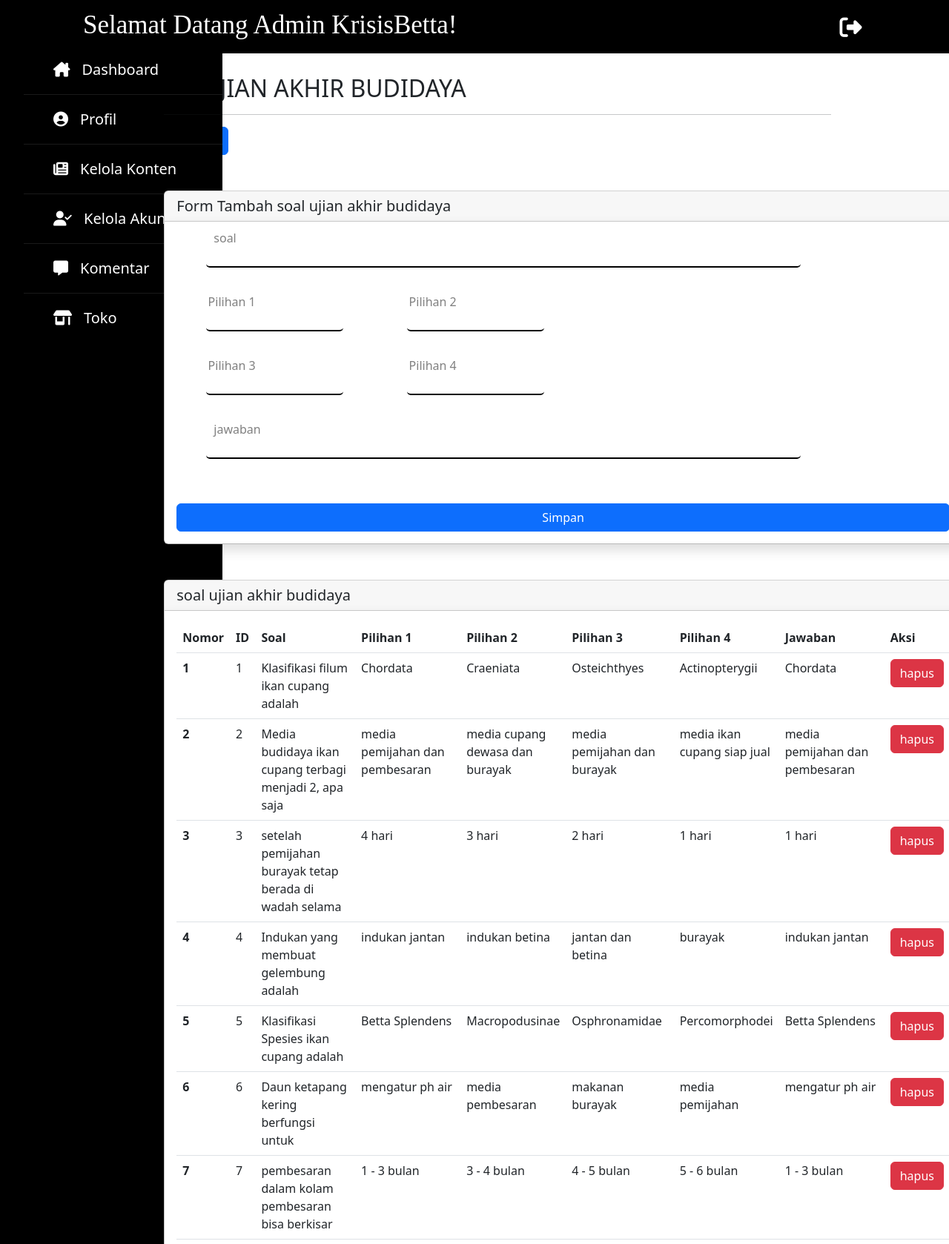
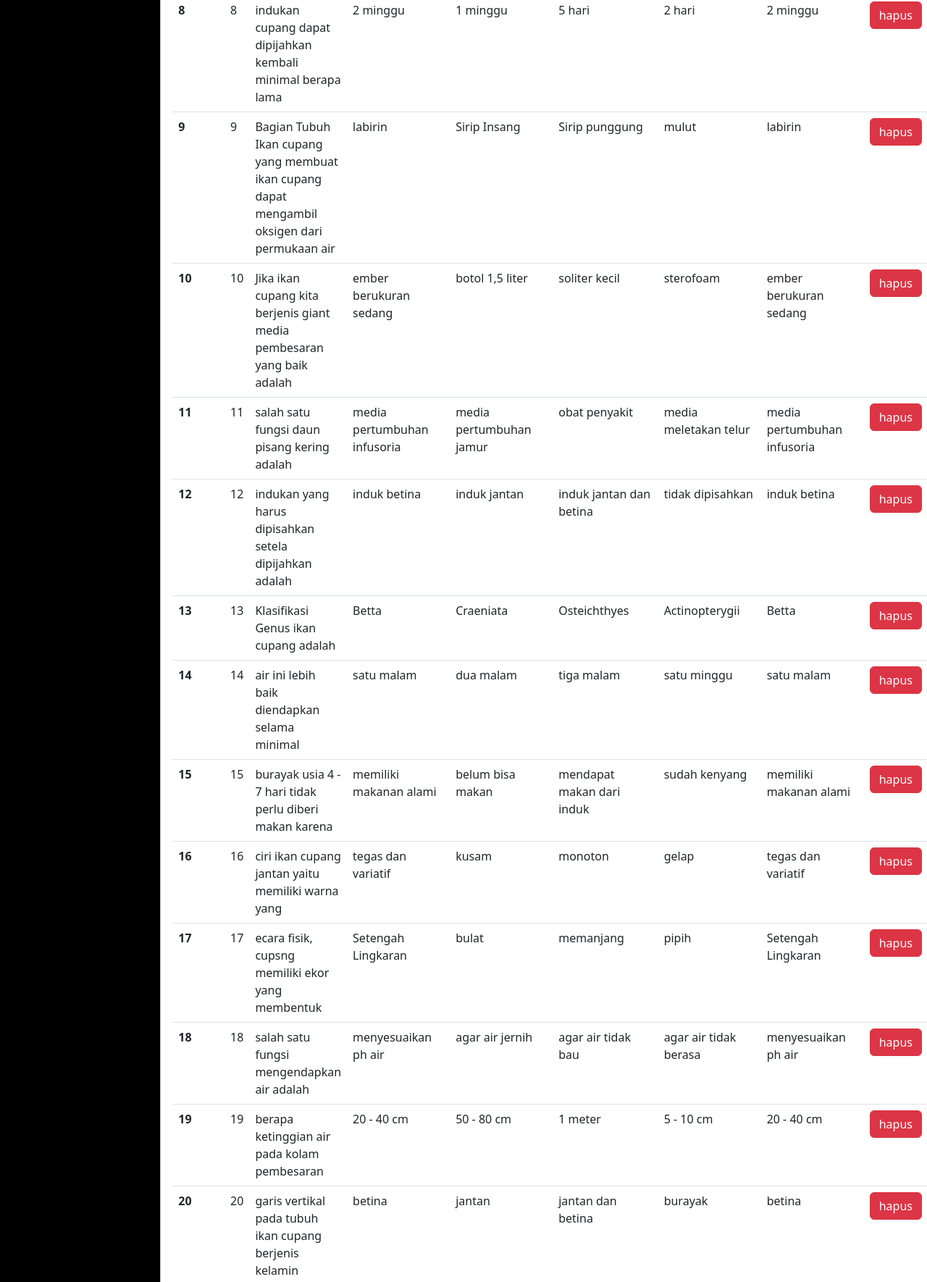
Screenshot of /program/admin/soal-ujianakhir.php (upper part) with the database file from the repository (2 pictures, top to bottom).
### tables this page shows
CREATE TABLE `ujian_akhir_budidaya` (
  `id` int(11) NOT NULL,
  `soal` varchar(100) DEFAULT NULL,
  `pilihan1` varchar(40) DEFAULT NULL,
  `pilihan2` varchar(40) DEFAULT NULL,
  `pilihan3` varchar(40) DEFAULT NULL,
  `pilihan4` varchar(40) DEFAULT NULL,
  `jawaban` varchar(40) DEFAULT NULL
);

### program/admin/fungsi-admin.php (called while the page is built, shortened)
<?php
$koneksi = mysqli_connect("localhost","root","","kkp");
function query($query) {
    global $koneksi;
    $result = mysqli_query($koneksi, $query);
    $rows = [];
    while( $row = mysqli_fetch_assoc($result) ) {
        $rows[] = $row;
    }
    return $rows;
}
?>

### program/admin/soal-ujianakhir.php (the view, shortened to what this page needs)
<?php
    require "fungsi-admin.php";
    $admin = query("SELECT * FROM ujian_akhir_budidaya");
?>
<!doctype html>
<html lang="en">
    <head>
        <link rel="stylesheet" type="text/css" href="admin.css">
        <link rel="stylesheet" type="text/css" href="sidebar.css">
        <link rel="stylesheet" type="text/css" href="fontawesome/css/all.css">
        <link href="https://cdn.jsdelivr.net/npm/bootstrap@5.2.0-beta1/dist/css/bootstrap.min.css" rel="stylesheet">
    </head>
    <body>
        <nav class="navbar navbar-expand-lg bg-black mx-auto fixed-top">
            <div class="container-fluid">
                <p class="h1">
                    <a class="navbar-brand text-white" href="dashboard-admin.php" style="font-size:35px; margin-left: 100px;">Selamat Datang Admin KrisisBetta!</a>
                </p>
                <div class="collapse navbar-collapse" id="navbarNavDropdown">
                    <a href="keluar-admin.php" onclick="return confirm('Apakah Anda Yakin Untuk Keluar?!')">
                        <span style="margin-left:500px; font-size:30px;"><i class="fa-solid fa-right-from-bracket text-white"></i></span>
                    </a>
                </div>
            </div>
        </nav>
        <div class="container-sm">
            <div class="row">
                <div class="col" style="width:30rem;">
                    <div class="sidebar">
                        <ul>
                            <li><a href="dashboard-admin.php"><i class="fa-solid fa-house-chimney"></i>Dashboard</a></li>
                            <li><a href="dashboard-admin-profil.php"><i class="fa-solid fa-circle-user"></i>Profil</a></li>
                            <li><a href="dashboard-admin-konten.php"><i class="fa-solid fa-newspaper"></i>Kelola Konten</a></li>
                            <li><a href="dashboard-admin-akunadmin.php"><i class="fa-solid fa-user-check"></i>Kelola Akun</a></li>
                            <li><a href="dashboard-admin-kelolakomentar.php"><i class="fa-solid fa-message"></i></i>Komentar</a></li>
                            <li><a href="dashboard-admin-toko.php"><i class="fa-solid fa-shop"></i>Toko</a></li>
                        </ul>
                    </div>
                </div>
                <div class="col" id="kol-dashboard" style="margin-right: -100px;">
                    <div class="row" id="header-dashboard">
                        <div class="col">
                            <span>
                                <h2><i class="fa-solid fa-newspaper"></i>UJIAN AKHIR BUDIDAYA</h2>
                                <hr style="width:900px;">
                            </span>
                        </div>
                    </div>
                    <a class="btn btn-primary me-5" href="dashboard-admin-keloladatapelatihan.php" role="button">Kembali</a>
                    <div class="card mt-5">
                        <h5 class="card-header">Form Tambah soal ujian akhir budidaya</h5>
                        <div class="card-body shadow">
                            <form action="" method="post">
                                <div class="kotak-isian">
                                    <input type="text" name="soal" class="form-info">
                                    <label for="" class="label-form-info">soal</label>
                                </div>
                                <table>
                                    <tr>
                                        <td>
                                            <div class="kotak-isian">
                                                <input type="text" name="pilihan1" class="form-info">
                                                <label for="" class="label-form-info">Pilihan 1</label>
                                            </div>
                                        </td>
                                        <td>
                                            <div class="kotak-isian">
                                                <input type="text" name="pilihan2" class="form-info">
                                                <label for="" class="label-form-info">Pilihan 2</label>
                                            </div>
                                        </td>
                                    </tr>
                                    <tr>
                                        <td>
                                            <div class="kotak-isian">
                                                <input type="text" name="pilihan3" class="form-info">
                                                <label for="" class="label-form-info">Pilihan 3</label>
                                            </div>
                                        </td>
                                        <td>
                                            <div class="kotak-isian">
                                                <input type="text" name="pilihan4" class="form-info">
                                                <label for="" class="label-form-info">Pilihan 4</label>
                                            </div>
                                        </td>
                                    </tr>
                                </table>
                                <div class="kotak-isian">
                                    <input type="text" name="jawaban" class="form-info">
                                    <label for="" class="label-form-info">jawaban</label>
                                </div>
                                <div class="d-grid gap-2">
                                    <button class="btn btn-primary" type="submit" name="submit">Simpan</button>
                                </div>
                            </form>
                        </div>
                    </div>
                    <div class="card mt-5">
                        <h5 class="card-header">soal ujian akhir budidaya</h5>
                        <div class="card-body shadow">
                            <table class="table">
                                <thead>
                                    <tr>
                                        <th scope="col">Nomor</th>
                                        <th scope="col">ID</th>
                                        <th scope="col">Soal</th>
                                        <th scope="col">Pilihan 1</th>
                                        <th scope="col">Pilihan 2</th>
                                        <th scope="col">Pilihan 3</th>
                                        <th scope="col">Pilihan 4</th>
                                        <th scope="col">Jawaban</th>
                                        <th scope="col">Aksi</th>
                                    </tr>
                                </thead>
                                <tbody>
                                    <?php $i = 1; ?>
                                    <?php foreach ($admin as $data) : ?>
                                    <tr>
                                        <th scope="row"><?=$i;?></th>
                                        <td><?=$data["id"];?></td>
                                        <td><?=$data["soal"];?></td>
                                        <td><?=$data["pilihan1"];?></td>
                                        <td><?=$data["pilihan2"];?></td>
                                        <td><?=$data["pilihan3"];?></td>
                                        <td><?=$data["pilihan4"];?></td>
                                        <td><?=$data["jawaban"];?></td>
                                        <td>
                                            <button type="button" class="btn btn-danger">hapus</button>
                                        </td>
                                    </tr>
                                    <?php $i++;?>
                                    <?php endforeach;?>
                                </tbody>
                            </table>
                        </div>
                    </div>
                </div>
            </div>
        </div>
    </body>
</html>

### program/admin/admin.css (style rules this page uses)
.h1 { font-family: cooper black; text-align: center; }
.kotak-isian { margin-left: 40px; position: relative; margin-top: 20px; }
.d-grid.gap-2 { margin-top: 20px; }
.form-info { width: 80%; margin-bottom: 40px; border: none; outline: none; border-radius: 5px; border-bottom: 2px solid black; background-color: transparent; }
.label-form-info { position: absolute; top: 2%; left: 1%; transition: .3s; font-weight: 500; color: grey; }
.kotak-isian .form-info:focus ~ .label-form-info, .kotak-isian .form-info:valid ~ .label-form-info { top: -40%; }
.label-form-info::after { top: -40%; }
#kol-dashboard { margin-left: -600px; margin-bottom: 100px; }
#header-dashboard { margin-top: 100px; }

### program/admin/sidebar.css (style rules this page uses)
* { padding: 0; margin: 0; list-style: none; text-decoration: none; }
body { font-family: 'Roboto', sans-serif; }
.sidebar { position: fixed; left: 0px; top: 60px; width: 300px; height: 100%; background: #000000; transition: all .5s ease; }
.sidebar ul a { display: block; height: 100%; width: 100%; line-height: 65px; font-size: 20px; color: white; padding-left: 40px; box-sizing: border-box; border-bottom: 1px solid black; border-top: 1px solid rgba(255,255,255,.1); transition: .4s; text-decoration: none; }
.sidebar ul a i { margin-right: 16px; }

### rows the page displays
ujian_akhir_budidaya: id "1", soal "Klasifikasi filum ikan cupang adalah", pilihan1 "Chordata", pilihan2 "Craeniata", pilihan3 "Osteichthyes", pilihan4 "Actinopterygii", jawaban "Chordata"
ujian_akhir_budidaya: id "2", soal "Media budidaya ikan cupang terbagi menjadi 2, apa saja", pilihan1 "media pemijahan dan pembesaran", pilihan2 "media cupang dewasa dan burayak", pilihan3 "media pemijahan dan burayak", pilihan4 "media ikan cupang siap jual", jawaban "media pemijahan dan pembesaran"
ujian_akhir_budidaya: id "3", soal "setelah pemijahan burayak tetap berada di wadah selama", pilihan1 "4 hari", pilihan2 "3 hari", pilihan3 "2 hari", pilihan4 "1 hari", jawaban "1 hari"
ujian_akhir_budidaya: id "4", soal "Indukan yang membuat gelembung adalah", pilihan1 "indukan jantan", pilihan2 "indukan betina", pilihan3 "jantan dan betina", pilihan4 "burayak", jawaban "indukan jantan"
ujian_akhir_budidaya: id "5", soal "Klasifikasi Spesies ikan cupang adalah", pilihan1 "Betta Splendens", pilihan2 "Macropodusinae", pilihan3 "Osphronamidae", pilihan4 "Percomorphodei", jawaban "Betta Splendens"
ujian_akhir_budidaya: id "6", soal "Daun ketapang kering berfungsi untuk", pilihan1 "mengatur ph air", pilihan2 "media pembesaran", pilihan3 "makanan burayak", pilihan4 "media pemijahan", jawaban "mengatur ph air"
ujian_akhir_budidaya: id "7", soal "pembesaran dalam kolam pembesaran bisa berkisar", pilihan1 "1 - 3 bulan", pilihan2 "3 - 4 bulan", pilihan3 "4 - 5 bulan", pilihan4 "5 - 6 bulan", jawaban "1 - 3 bulan"
ujian_akhir_budidaya: id "8", soal "indukan cupang dapat dipijahkan kembali minimal berapa lama", pilihan1 "2 minggu", pilihan2 "1 minggu", pilihan3 "5 hari", pilihan4 "2 hari", jawaban "2 minggu"
ujian_akhir_budidaya: id "9", soal "Bagian Tubuh Ikan cupang yang membuat ikan cupang dapat mengambil oksigen dari permukaan air", pilihan1 "labirin", pilihan2 "Sirip Insang", pilihan3 "Sirip punggung", pilihan4 "mulut", jawaban "labirin"
ujian_akhir_budidaya: id "10", soal "Jika ikan cupang kita berjenis giant media pembesaran yang baik adalah", pilihan1 "ember berukuran sedang", pilihan2 "botol 1,5 liter", pilihan3 "soliter kecil", pilihan4 "sterofoam", jawaban "ember berukuran sedang"
ujian_akhir_budidaya: id "11", soal "salah satu fungsi daun pisang kering adalah", pilihan1 "media pertumbuhan infusoria", pilihan2 "media pertumbuhan jamur", pilihan3 "obat penyakit", pilihan4 "media meletakan telur", jawaban "media pertumbuhan infusoria"
ujian_akhir_budidaya: id "12", soal "indukan yang harus dipisahkan setela dipijahkan adalah", pilihan1 "induk betina", pilihan2 "induk jantan", pilihan3 "induk jantan dan betina", pilihan4 "tidak dipisahkan", jawaban "induk betina"
ujian_akhir_budidaya: id "13", soal "Klasifikasi Genus ikan cupang adalah", pilihan1 "Betta", pilihan2 "Craeniata", pilihan3 "Osteichthyes", pilihan4 "Actinopterygii", jawaban "Betta"
ujian_akhir_budidaya: id "14", soal "air ini lebih baik diendapkan selama minimal", pilihan1 "satu malam", pilihan2 "dua malam", pilihan3 "tiga malam", pilihan4 "satu minggu", jawaban "satu malam"
ujian_akhir_budidaya: id "15", soal "burayak usia 4 - 7 hari tidak perlu diberi makan karena", pilihan1 "memiliki makanan alami", pilihan2 "belum bisa makan", pilihan3 "mendapat makan dari induk", pilihan4 "sudah kenyang", jawaban "memiliki makanan alami"
ujian_akhir_budidaya: id "16", soal "ciri ikan cupang jantan yaitu memiliki warna yang", pilihan1 "tegas dan variatif", pilihan2 "kusam", pilihan3 "monoton", pilihan4 "gelap", jawaban "tegas dan variatif"
ujian_akhir_budidaya: id "17", soal "ecara fisik, cupsng memiliki ekor yang membentuk", pilihan1 "Setengah Lingkaran", pilihan2 "bulat", pilihan3 "memanjang", pilihan4 "pipih", jawaban "Setengah Lingkaran"
ujian_akhir_budidaya: id "18", soal "salah satu fungsi mengendapkan air adalah", pilihan1 "menyesuaikan ph air", pilihan2 "agar air jernih", pilihan3 "agar air tidak bau", pilihan4 "agar air tidak berasa", jawaban "menyesuaikan ph air"
ujian_akhir_budidaya: id "19", soal "berapa ketinggian air pada kolam pembesaran", pilihan1 "20 - 40 cm", pilihan2 "50 - 80 cm", pilihan3 "1 meter", pilihan4 "5 - 10 cm", jawaban "20 - 40 cm"
ujian_akhir_budidaya: id "20", soal "garis vertikal pada tubuh ikan cupang berjenis kelamin", pilihan1 "betina", pilihan2 "jantan", pilihan3 "jantan dan betina", pilihan4 "burayak", jawaban "betina"
